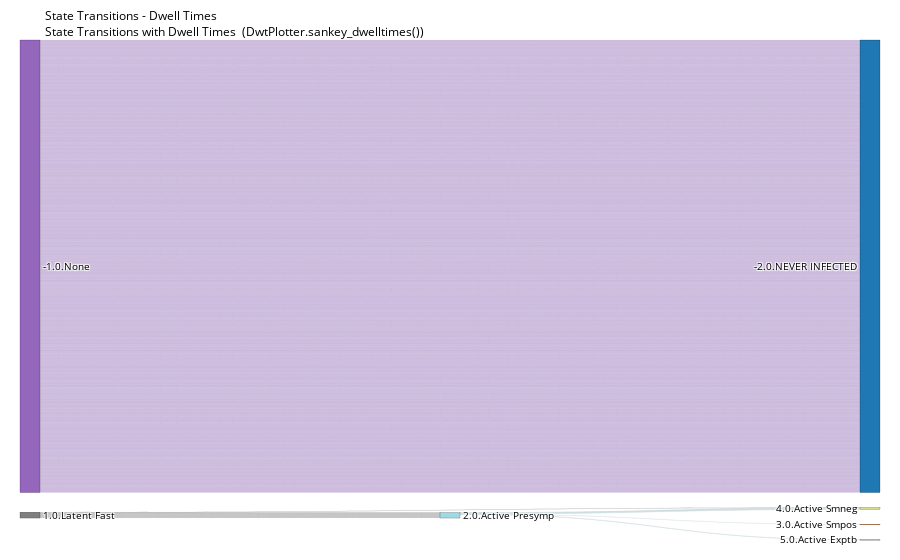

Notebook code for this chart:
### Code cell
# Sankey diagram with dwell times
analyzer.sankey_dwelltimes(subtitle="State Transitions with Dwell Times")

### Figure 1 — Plotly figure (JSON) as saved in the notebook; plotly's stock layout.template omitted (floating-point values rounded to 4 significant figures; data arrays with more than 128 entries replaced by an {"elided": "..."} marker saying what was removed)
{"data": [{"arrangement": "snap", "link": {"color": {"elided": "1038 str values"}, "hovertemplate": "%{source.label} → %{target.label}: %{value} step_time_units<br>", "line": {"color": "lightgray", "width": 0.1}, "source": {"elided": "1038 int values"}, "target": {"elided": "1038 int values"}, "value": {"elided": "1038 float values"}}, "node": {"color": ["rgba(31.0, 119.0, 180.0, 1.0)", "rgba(255.0, 127.0, 14.0, 1.0)", "rgba(152.0, 223.0, 138.0, 1.0)", "rgba(148.0, 103.0, 189.0, 1.0)", "rgba(196.0, 156.0, 148.0, 1.0)", "rgba(127.0, 127.0, 127.0, 1.0)", "rgba(219.0, 219.0, 141.0, 1.0)", "rgba(158.0, 218.0, 229.0, 1.0)"], "label": ["-2.0.NEVER INFECTED", "3.0.Active Smpos", "0.0.Latent Slow", "-1.0.None", "5.0.Active Exptb", "1.0.Latent Fast", "4.0.Active Smneg", "2.0.Active Presymp"], "line": {"color": "black", "width": 0.2}, "pad": 15, "thickness": 20}, "type": "sankey"}], "layout": {"font": {"color": "black", "size": 10}, "margin": {"b": 20, "l": 20, "r": 20, "t": 40}, "title": {"font": {"size": 12}, "text": "State Transitions - Dwell Times<br>State Transitions with Dwell Times  (DwtPlotter.sankey_dwelltimes())"}}}
